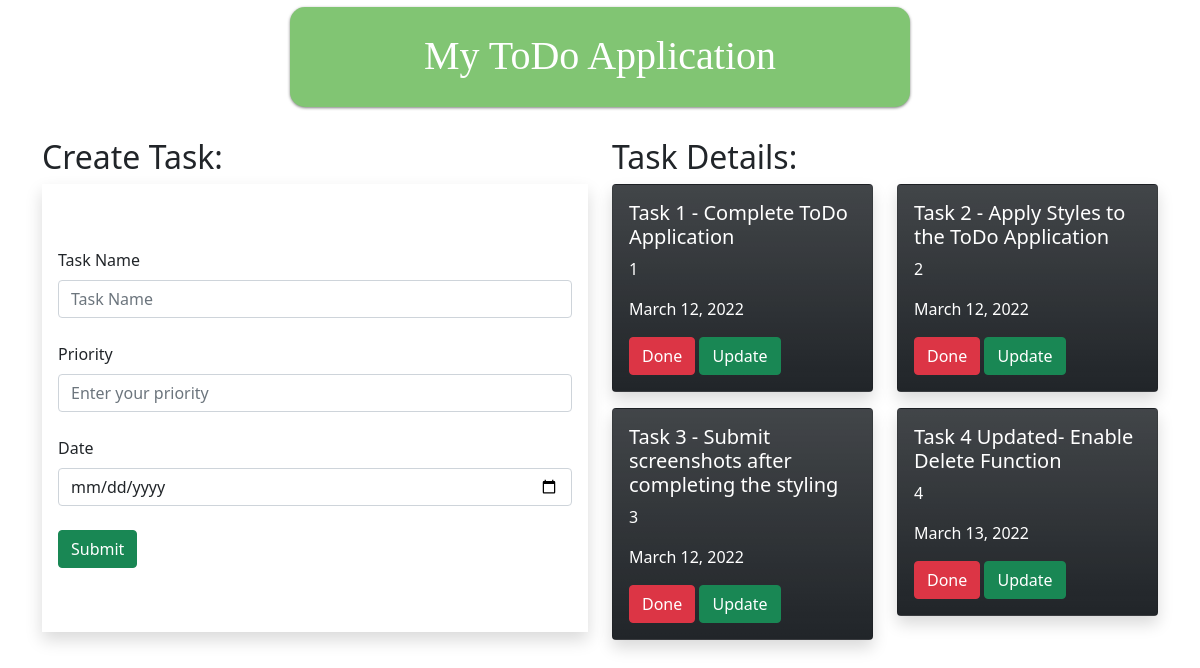
The page / on the database its author committed.
### To_Do_App/models.py (models this page shows, shortened)
class Task(models.Model):
    name = models.CharField(max_length=250)
    priority = models.IntegerField()
    date = models.DateField()

### To_Do_App/views.py (the view)
# urls.py: path('',views.add, name='add'),
def add(request):
    task_details = Task.objects.all()
    if request.method == 'POST':
        name = request.POST.get('task', '')
        priority = request.POST.get('priority', '')
        date = request.POST.get('date', '')
        task = Task(name=name, priority=priority, date=date)
        task.save()
    return render(request, 'home.html', {'task_details': task_details})

### Templates/home.html (shortened to what this page needs)
{% extends 'base.html' %}
{% block content %}
    <div class="container-fluid">
      <div class ="row">
        <div class="col-md-12">
          <div class="banner">
            <div class="banner-text">
              <h1>My ToDo Application</h1>
            </div>
          </div>
        </div>
      </div>
    </div>
    <div class="container">
      <div class="row">
          <div class="col-md-6 ">
              <br><h2> Create Task:</h2>
              <form method='POST' class="p-3 shadow">
                <div class="form-group">
                    <br> <br>
                    <label for="task" class="form-label">Task Name</label>
                    <input type="text" class="form-control" name="task" placeholder="Task Name">
                    <br>
                </div>
                <div class="form-group">
                    <label for="priority" class="form-label">Priority</label>
                    <input type="text" class="form-control" name="priority" placeholder="Enter your priority">
                    <br>
                </div>
                  <div class="form-group">
                    <label for="date" class="form-label">Date</label>
                    <input type="date" class="form-control" name="date" placeholder="Enter Date">
                    <br>
                  </div>
                <div class="form-group">
                  <input type="submit" class="btn btn-success">
                </div>
                  <br> <br>
              </form>
          </div>
          <div class="col-md-6">
              <br><h2>Task Details:</h2>
                <div class="row">
                    {% for i in task_details %}
                    <div class="col-md-6">
                        <div class="shadow card bg-dark bg-gradient text-white mb-3" >
                          <div class="card-body">
                            <h5 class="card-title">{{i.name}}</h5>
                            <p class="card-text">{{i.priority}}</p>
                              <p class="card-text">{{i.date}}</p>
                            <a href="{% url 'delete' i.id %}" class="btn btn-danger">Done</a>
                            <a href="{% url 'edit' i.id %}" class="btn btn-success">Update</a>
                          </div>
                        </div>
                    </div>
                    {% endfor %}
                </div>
          </div>
      </div>
    </div>
{% endblock %}

### Templates/base.html (shortened to what this page needs)
{% load static %}
<!DOCTYPE html>
<html lang="en">
<head>
    <link href="https://cdn.jsdelivr.net/npm/bootstrap@5.1.3/dist/css/bootstrap.min.css" rel="stylesheet">
    <link rel="stylesheet" href="{% static 'style.css' %}" type="text/css">
</head>
<body>
{% block content %}
{% endblock %}
</body>
</html>

### static/style.css (style rules this page uses)
.banner { color:#656A64; background: #81C573; font-family: "Palatino Linotype"; width:620px; height: 100px; margin:7px auto; -moz-box-shadow: 0 1px 3px rgba(0,0,0,0.5); -webkit-box-shadow: 0 1px 3px rgba(0,0,0,0.5); -moz-border-radius: 15px; -webkit-border-radius: 15px; align-content:center; }
.banner-text { color:white; text-align: center; padding: 25px; }

### rows shown on the page
Task: name "Task 1 - Complete ToDo Application", priority "1", date "March 12, 2022"
Task: name "Task 2 - Apply Styles to the ToDo Application", priority "2", date "March 12, 2022"
Task: name "Task 3 - Submit screenshots after completing the styling", priority "3", date "March 12, 2022"
Task: name "Task 4 Updated- Enable Delete Function", priority "4", date "March 13, 2022"
